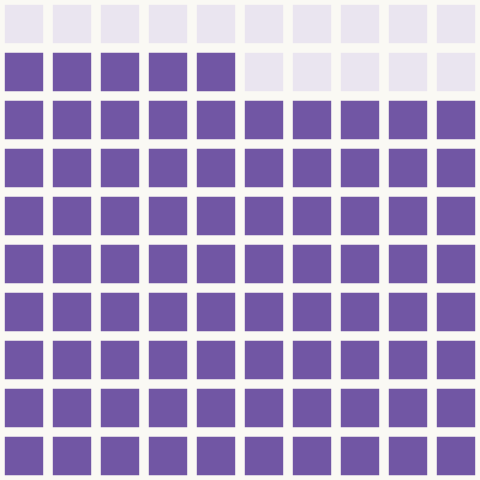

Write the Vega-Lite specification saved for this chart.
### Vega specification from a JSON file in a GitHub repository (floating-point values rounded to 4 significant figures)
{"$schema": "https://vega.github.io/schema/vega/v5.json", "description": "One hundred equal squares; one filled square is one percentage point. Independent survey questions, not individual respondents or a funnel.", "width": 240, "height": 240, "padding": 0, "autosize": "none", "background": "#faf9f4", "config": {"text": {"font": "Arial", "fill": "#243440", "fontSize": 13}}, "data": [{"name": "cells", "values": [{"index": 0}, {"index": 1}, {"index": 2}, {"index": 3}, {"index": 4}, {"index": 5}, {"index": 6}, {"index": 7}, {"index": 8}, {"index": 9}, {"index": 10}, {"index": 11}, {"index": 12}, {"index": 13}, {"index": 14}, {"index": 15}, {"index": 16}, {"index": 17}, {"index": 18}, {"index": 19}, {"index": 20}, {"index": 21}, {"index": 22}, {"index": 23}, {"index": 24}, {"index": 25}, {"index": 26}, {"index": 27}, {"index": 28}, {"index": 29}, {"index": 30}, {"index": 31}, {"index": 32}, {"index": 33}, {"index": 34}, {"index": 35}, {"index": 36}, {"index": 37}, {"index": 38}, {"index": 39}, {"index": 40}, {"index": 41}, {"index": 42}, {"index": 43}, {"index": 44}, {"index": 45}, {"index": 46}, {"index": 47}, {"index": 48}, {"index": 49}, {"index": 50}, {"index": 51}, {"index": 52}, {"index": 53}, {"index": 54}, {"index": 55}, {"index": 56}, {"index": 57}, {"index": 58}, {"index": 59}, {"index": 60}, {"index": 61}, {"index": 62}, {"index": 63}, {"index": 64}, {"index": 65}, {"index": 66}, {"index": 67}, {"index": 68}, {"index": 69}, {"index": 70}, {"index": 71}, {"index": 72}, {"index": 73}, {"index": 74}, {"index": 75}, {"index": 76}, {"index": 77}, {"index": 78}, {"index": 79}, {"index": 80}, {"index": 81}, {"index": 82}, {"index": 83}, {"index": 84}, {"index": 85}, {"index": 86}, {"index": 87}, {"index": 88}, {"index": 89}, {"index": 90}, {"index": 91}, {"index": 92}, {"index": 93}, {"index": 94}, {"index": 95}, {"index": 96}, {"index": 97}, {"index": 98}, {"index": 99}]}], "marks": [{"type": "rect", "name": "waffle_cells", "encode": {"update": {"x": {"signal": "(width-cell*10)/2+(datum.index%10)*cell+cell*.1"}, "y": {"signal": "(9-floor(datum.index/10))*cell+cell*.1"}, "width": {"signal": "cell*.8"}, "height": {"signal": "cell*.8"}, "fill": {"signal": "datum.index<percent?'#7156a4':'#eae5f0'"}, "aria": {"value": false}, "tooltip": {"signal": "{'Response':question,'Respondents':percent+'%','Report year':2026}"}}}, "from": {"data": "cells"}}], "signals": [{"name": "percent", "value": 85}, {"name": "question", "value": ""}, {"name": "cell", "update": "min(width,height)/10"}]}
